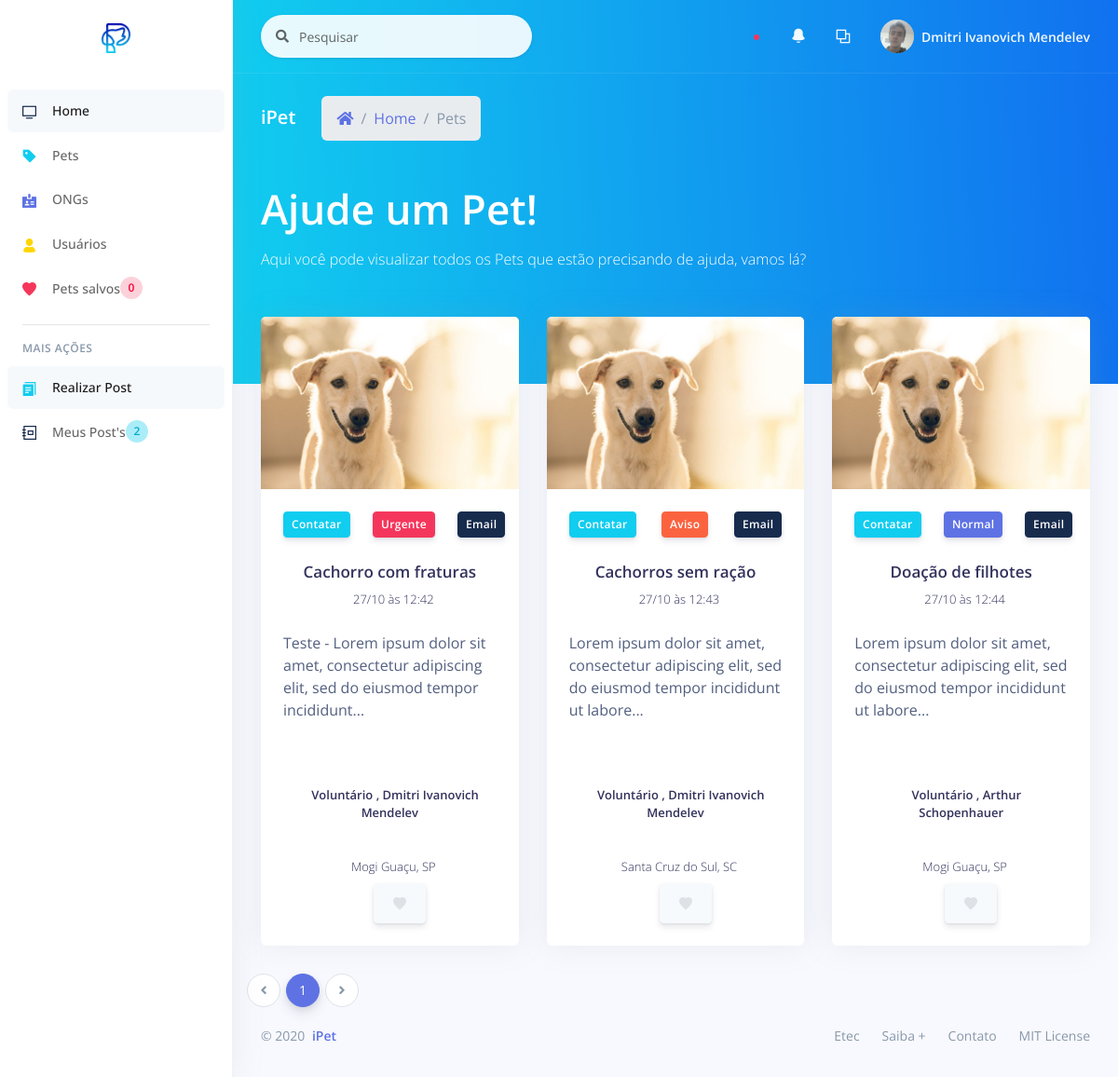
Page /_site/_user/list/list_pets.php (signed in) on the committed database.
### tables this page shows
CREATE TABLE `post` (
  `id_post` int(11) NOT NULL,
  `id_author` varchar(11) NOT NULL,
  `cpf_author` varchar(20) NOT NULL,
  `ranking_author` int(11) NOT NULL,
  `author` varchar(100) NOT NULL,
  `city_author` varchar(100) NOT NULL,
  `uf` varchar(2) NOT NULL,
  `title` varchar(100) NOT NULL,
  `text` text NOT NULL,
  `telephone` varchar(30) NOT NULL,
  `email` varchar(100) NOT NULL,
  `instagram` varchar(100) DEFAULT NULL,
  `type` int(11) NOT NULL,
  `created_at` varchar(20) NOT NULL,
  `image` varchar(100) NOT NULL,
  `image_author` varchar(100) NOT NULL
);

### _site/_user/list/list_pets.php (the view, shortened to what this page needs)
<?php
include_once('../../controller/connect.php');
?>
<!DOCTYPE html>
<html>
<head>
  <?php
    include_once "../../assets/components/styles.php";
  ?>
</head>
<body>
  <?php
    include_once "../components/sidenav.php";
  ?>
  <div class="main-content" id="panel">
    <?php
      include_once "../components/top_nav.php";
    ?>
    <div class="header bg-gradient-info pb-6">
      <div class="container-fluid">
        <div class="header-body">
          <div class="row align-items-center py-4">
            <div class="col-lg-6 col-7">
              <h6 class="h2 text-white d-inline-block mb-0">iPet</h6>
              <nav aria-label="breadcrumb" class="d-none d-md-inline-block ml-md-4">
                <ol class="breadcrumb breadcrumb-links breadcrumb-dark">
                  <li class="breadcrumb-item"><a href="<?= BASE . '_site/_user/home.php'; ?>"><i class="fas fa-home"></i></a></li>
                  <li class="breadcrumb-item"><a href="<?= BASE . '_site/_user/home.php'; ?>">Home</a></li>
                  <li class="breadcrumb-item active" aria-current="page">Pets</li>
                </ol>
              </nav>
            </div>
          </div>
          <div class="row">
            <div class="col">
            <h1 class="display-2 text-white">Ajude um Pet!</h1>
            <p class="text-white mt-0 mb-5">Aqui você pode visualizar todos os Pets que estão precisando de ajuda, vamos lá?</p>
            </div>
          </div>
        </div>
      </div>
    </div>
    <div class="container-fluid mt--6">
                <?php
                  $num_page_itens = 9;
                  $page = (isset($_GET['page']))? $_GET['page'] : 1;
                  $sql_num_post = "SELECT * FROM post";
                  $res_num_post = mysqli_query($con, $sql_num_post);
                  $init = ($num_page_itens*$page)-$num_page_itens;
                  $sql_post = "SELECT * FROM post ORDER BY type DESC LIMIT $init, $num_page_itens";
                  $res_post = mysqli_query($con, $sql_post);
                  $array_post = mysqli_fetch_assoc($res_post);
                  $quanty_posts = mysqli_num_rows($res_num_post);
                  $num_pages = ceil($quanty_posts/$num_page_itens);
                ?>
      <div class="row">
      <?php
        if($quanty_posts):
        do{
      ?>
        <div class="col-xl-4 order-xl-2">
          <div class="card card-profile">
            <img src="<?= PUBLICO . 'img/posts/' . $array_post['image']; ?>" alt="Imagem de perfil" class="card-img-top">
            <div class="card-header text-center border-0 pt-8 pt-md-4 pb-0 pb-md-4">
              <div class="d-flex justify-content-between">
                <button type="button" data-toggle="modal" class="btn btn-sm btn-info  mr-4" data-target="#modalContatar<?= $array_post['id_post']; ?>">Contatar</button>
                <button type="button" data-toggle="modal" class="btn btn-sm btn-<?php
                  if($array_post['type'] == 3){
                    echo "danger";
                  } elseif ($array_post['type'] == 2) {
                    echo "warning";
                  } else{
                    echo "primary";
                  }
                ?>  mr-4" data-target="<?php
                if($array_post['type'] == 3){
                  echo "#modal-notification-danger" . $array_post['id_post'];
                } elseif ($array_post['type'] == 2) {
                  echo "#modal-notification-warning" . $array_post['id_post'];
                } else{
                  echo "#modal-notification-primary" . $array_post['id_post'];
                }
              ?>
                ">
                <?php
                  if($array_post['type'] == 3){
                    echo "Urgente";
                  } elseif ($array_post['type'] == 2) {
                    echo "Aviso";
                  } else{
                    echo "Normal";
                  }
                ?>
                </button>
                <button type="button" data-toggle="modal" class="btn btn-sm btn-default float-right" data-target="#modalEmail<?= $array_post['id_post']; ?>">Email</button>
              </div>
            </div>
            <div class="card-body pt-0">
              <div class="text-center">
                <h5 class="h3">
                  <?= $array_post['title']; ?>
                </h5>
                <div class="h5 font-weight-300">
                <?php
                $date = date_create($array_post['created_at']);
                ?>
                  <i class="ni location_pin mr-2"></i><?= date_format($date, 'd/m') . " às " . date_format($date, 'H:i') ?>
                </div>
              </div>
              <div class="row">
                <div class="col">
                  <div class="card-profile-stats d-flex">
                  <?php
                  $string = strip_tags($array_post['text']);
                  if (strlen($string) > 100) {
                      $stringCut = substr($string, 0, 100);
                      $endPoint = strrpos($stringCut, ' ');
                      $string = $endPoint? substr($stringCut, 0, $endPoint) : substr($stringCut, 0);
                      $string .= '...';
                  }
                  echo $string;
                  ?>
                  </div>
                </div>
              </div>
              <div class="row">
                <div class="col">
                  <div class="card-profile-stats d-flex justify-content-center">
                  <div class="h5 mt-4">
                  <?php
                    if($array_post['ranking_author'] == 1){
                      echo "Voluntário";
                    } elseif ($array_post['ranking_author'] == 2) {
                      echo "ONG";
                    } elseif ($array_post['ranking_author'] == 3) {
                      echo "Administrador";
                    } else {
                      echo "Oops, ocorreu um erro...";
                    }
                  ?> , <?= $array_post['author']; ?>
                  </div>
                  </div>
                </div>
              </div>
              <div>
                  <div class="text-center">
                  <div class="h5 font-weight-300">
                    <i class="ni location_pin mr-2"></i><?= $array_post['city_author'] . ", " . $array_post['uf']; ?>
                  </div>
                  </div>
                </div>
              <div class="row justify-content-center">
                <div class="col col-lg-3 order-lg-2">
                  <button class="btn btn-icon btn-secondary" type="button">
                    <a href="<?= BASE . '_site/_user/edit/edit_fav_set.php?id=' . $array_post['id_post']; ?>"><span class="btn-inner--icon">
                      <?= "<a href='" . BASE . "_site/_user/edit/edit_fav_set.php?id=" . $array_post['id_post'] . "' ><span class='btn-inner--icon'><i class='ni ni-favourite-28' style='color: #dee2e6;'></i></span></a>";?>
                  </button>
                </div>
              </div>
            </div>
          </div>
        </div>
      <?php
        } while($array_post = mysqli_fetch_assoc($res_post));
      ?>
      </div>
      <div class="row">
      <nav aria-label="...">
                    <ul class="pagination">
                      <li class="page-item">
                        <a class="page-link" href="list_pets.php?page=<?php if($page==1){ echo 1;}else{echo $page-1;};?>" tabindex="-1">
                          <i class="fa fa-angle-left"></i>
                        </a>
                      </li>
                      <?php
                        for($i=1;$i<$num_pages+1;$i++){
                          $current = "";
                          if($page == $i){
                            $current = "active";
                          }
                      ?>
                      <li class="page-item <?= $current; ?>"><a class="page-link" href="list_pets.php?page=<?= $i; ?>"><?= $i; ?></a></li>
                      <?php }?>
                      <li class="page-item">
                        <a class="page-link" href="list_pets.php?page=<?php if($page<$num_pages){ echo $page+1;}else{echo $page;};?>">
                          <i class="fa fa-angle-right"></i>
                        </a>
                      </li>
                    </ul>
              </nav>
      </div>
      <?php endif; ?>
      <?php
        include_once "../../assets/components/footer.php";
      ?>
    </div>
  </div>
</body>
</html>

### rows in the picture
post: image (picture), type "Urgente", title "Cachorro com fraturas", created_at "27/10", created_at "12:42", text "Teste - Lorem ipsum dolor sit amet, consectetur adipiscing elit, sed do eiusmod tempor incididunt...", ranking_author "Voluntário", author "Dmitri Ivanovich Mendelev", city_author "Mogi Guaçu", uf "SP"
post: image (picture), type "Aviso", title "Cachorros sem ração", created_at "27/10", created_at "12:43", text "Lorem ipsum dolor sit amet, consectetur adipiscing elit, sed do eiusmod tempor incididunt ut labore...", ranking_author "Voluntário", author "Dmitri Ivanovich Mendelev", city_author "Santa Cruz do Sul", uf "SC"
post: image (picture), type "Normal", title "Doação de filhotes", created_at "27/10", created_at "12:44", text "Lorem ipsum dolor sit amet, consectetur adipiscing elit, sed do eiusmod tempor incididunt ut labore...", ranking_author "Voluntário", author "Arthur Schopenhauer", city_author "Mogi Guaçu", uf "SP"

### other values in the picture
$count_favorite "0"
$count_post "2"
$_SESSION['name'] "Dmitri Ivanovich Mendelev"
